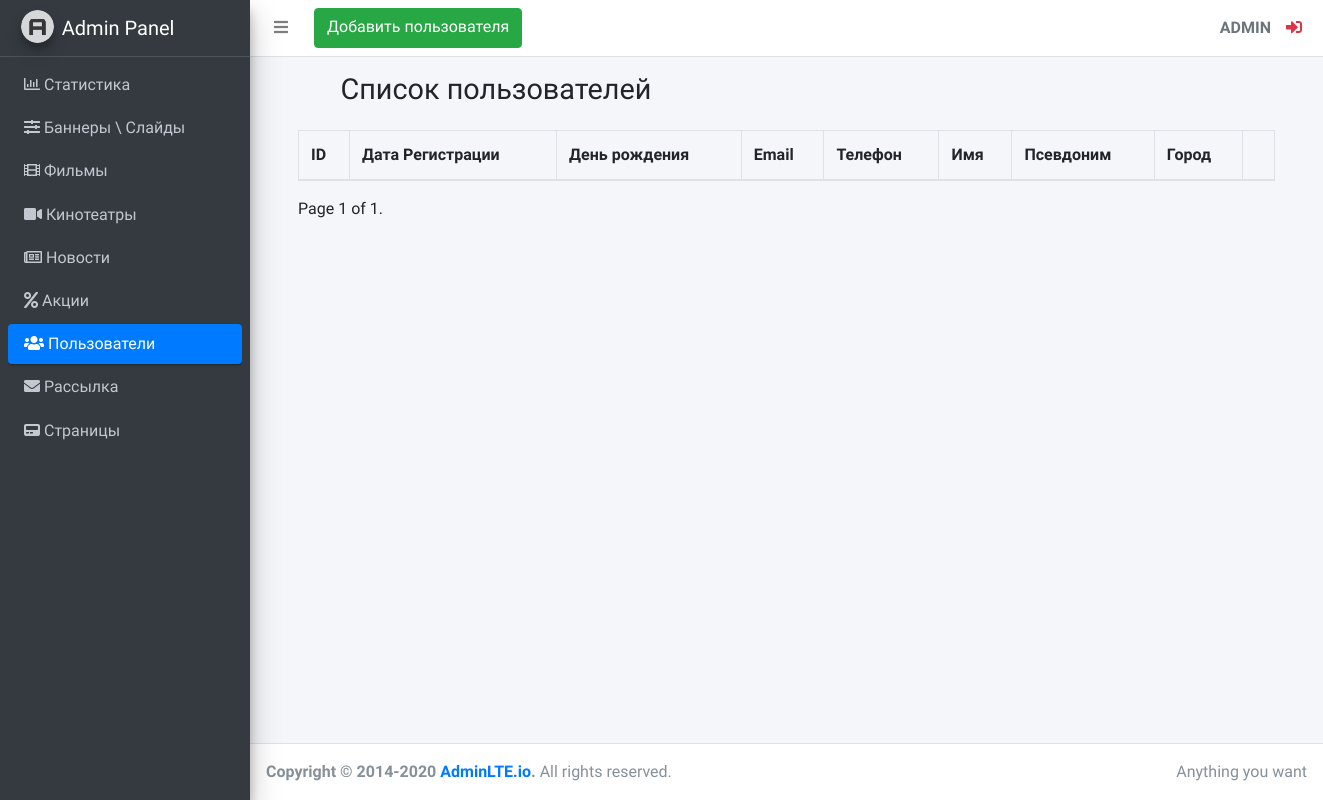
The page /adminLte/users/list (signed in) on the database as committed earlier.
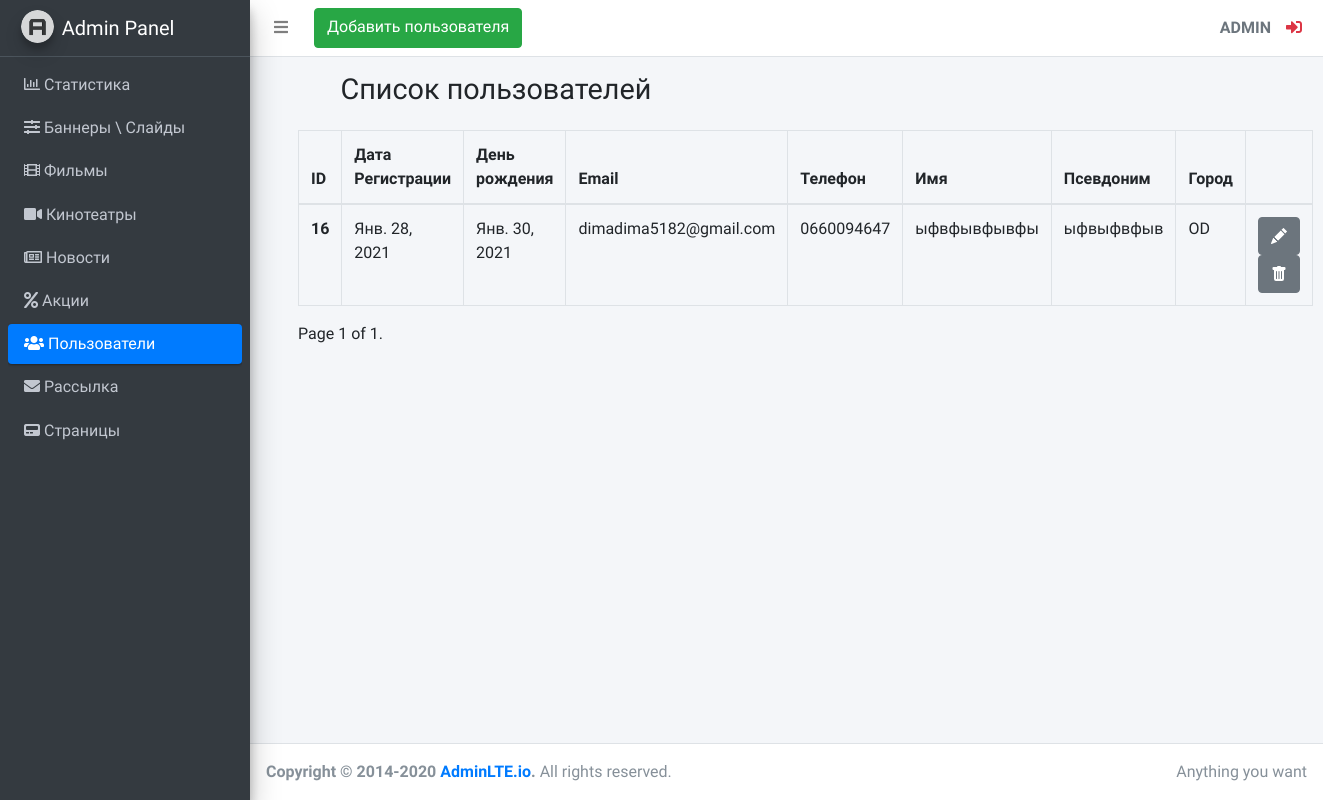
The same page on the database as committed later.
### KinoSite/apps/adminLte/models.py (models this page shows, shortened)
class User(models.Model):
    R = 1
    U = 2
    LANGUAGE = (
        ('R', 'Rus'),
        ('U', 'Ukr'),
    )
    M = 1
    F = 2
    GENDER = (
        ('M', 'Male'),
        ('F', 'Female'),
    )
    CITY = (
        ('OD', 'Одесса'),
        ('KY', 'Киев'),
        ('KHAR', 'Харьков'),
    )
    name = models.CharField(verbose_name='Имя', max_length=255)
    surname = models.CharField(verbose_name='Фамиоия', max_length=255)
    username = models.CharField(verbose_name='Юзернейм', max_length=255)
    email = models.EmailField(verbose_name='Емаил')
    phone = models.CharField(verbose_name='Номер телефона', max_length=60)
    address = models.TextField(verbose_name='Адрес', max_length=255)
    password = models.CharField(verbose_name='Пароль', max_length=255)
    password2 = models.CharField(verbose_name='Пароль 2', max_length=255)
    card_number = models.CharField(verbose_name='Номер карты', max_length=255)
    language = models.CharField(verbose_name='Язык', max_length=1, choices=LANGUAGE, default=R)
    gender = models.CharField(verbose_name='Пол', max_length=1, choices=GENDER, default=M)
    city = models.CharField(verbose_name='',choices=CITY, max_length=4) #пустой вербоус нейм, конфликт с crispy forms
    date_of_birth = models.DateField(verbose_name='Дата рождения', null=True)
    register_date = models.DateField(verbose_name='дата регистрации', auto_now_add=True, null=True)

### KinoSite/apps/adminLte/services.py (the view)
    def proxy(request, pk=None):
        u = request.user
        if u.is_authenticated:
            if u.is_superuser:
                if not have_pk:
                    return func(request)
                else:
                    return func(request, pk)
            else:
                return redirect('public_index')
        else:
            return redirect('admin_login')

### KinoSite/apps/adminLte/services.py (called while the page is built)
def content_page(request, posts_key, posts, limit: int, template: str):
    paginator = Paginator(posts, limit)
    page = request.GET.get('page')
    try:
        posts = paginator.page(page)
    except PageNotAnInteger:
        posts = paginator.page(1)
    except EmptyPage:
        posts = paginator.page(paginator.num_pages)
    return render(request, template, {posts_key: posts, 'page': page})

def admin_views_proxy(func, have_pk=False):
    def proxy(request, pk=None):
        u = request.user
        if u.is_authenticated:
            if u.is_superuser:
                if not have_pk:
                    return func(request)
                else:
                    return func(request, pk)
            else:
                return redirect('public_index')
        else:
            return redirect('admin_login')
    return proxy

    @staticmethod
    def model_list(model_sender):
        return model_sender.objects.all()

### KinoSite/apps/adminLte/views.py (called while the page is built)
def users_list(request):
    users = services.Get.model_list(models.User)
    return services.content_page(request=request,
                                 posts_key='users',
                                 posts=users,
                                 limit=6,
                                 template='adminLte/users/users_list.html',
                                 )

### KinoSite/templates/adminLte/users/users_list.html (shortened to what this page needs)
{% extends 'adminLte/base.html' %}
{% block users %}
    <li class="nav-item">
        <a href="{% url 'admin_users_list' %}" class="nav-link active">
              <i class="fas fa-users"></i>
              <p>
                  Пользователи
              </p>
        </a>
    </li>
{% endblock %}
{% block navbar_item %}
<a class="btn btn-success" href="{% url 'admin_user_form' %}">Добавить пользователя</a>
{% endblock %}
{% block content_title %}
    <h1 class="m-0">Список пользователей</h1>
{% endblock %}
{% block main_content %}
<table class="table table-bordered">
            <thead>
                <tr>
                    <th scope="col">ID</th>
                    <th scope="col">Дата Регистрации</th>
                    <th scope="col">День рождения</th>
                    <th scope="col">Email</th>
                    <th scope="col">Телефон</th>
                    <th scope="col">Имя</th>
                    <th scope="col">Псевдоним</th>
                    <th scope="col">Город</th>
                    <th scope="col"></th>
                </tr>
            </thead>
            <tbody>
                {% for el in users %}
                <tr>
                    <th scope="row">{{ el.id }}</th>
                    <td>{{ el.register_date }}</td>
                    <td>{{ el.date_of_birth }}</td>
                    <td>{{ el.email }}</td>
                    <td>{{ el.phone }}</td>
                    <td>{{ el.name }}</td>
                    <td>{{ el.username }}</td>
                    <td>{{ el.city }}</td>
                    <td style="width: 115px">
                        <a class="btn btn-secondary" href="{% url 'admin_user_edit' pk=el.pk %}" role="button">
                        </a>
                        <a class="btn btn-secondary" href="{% url 'admin_user_delete' pk=el.pk %}" role="button">
                        </a>
                    </td>
                </tr>
                {% endfor %}
            </tbody>
</table>
<div class="pagination_block">
{% include "adminLte/pagination.html" with page=users %}
</div>
{% endblock %}

### KinoSite/templates/adminLte/base.html (shortened to what this page needs)
{% load static %}
<!DOCTYPE html>
<html lang="en">
<head>
  <link rel="stylesheet" href="{% static 'plugins/fontawesome-free/css/all.min.css' %}">
  <link rel="stylesheet" href="{% static 'dist/css/adminlte.min.css' %}">
</head>
<body class="hold-transition sidebar-mini">
<div class="wrapper">
{% block body %}
  <nav class="main-header navbar navbar-expand navbar-white navbar-light">
    <ul class="navbar-nav">
      <li class="nav-item">
        <a class="nav-link" data-widget="pushmenu" href="#" role="button"><i class="fas fa-bars" style="margin-right: 10px"></i></a>
      </li>
      {% block navbar_item %}
      {% endblock %}
    </ul>
    <ul class="navbar-nav ml-auto">
      <div class="user-panel d-flex">
          <div class="info">
              <a class="d-block text-uppercase text-secondary"><strong>{{ user.username }}</strong></a>
          </div>
          <div class="info">
              <a href="{% url 'admin_logout' %}" class="fas fa fa-sign-in-alt mr-2 text-danger"></a>
          </div>
      </div>
    </ul>
  </nav>
  <aside class="main-sidebar sidebar-dark-primary elevation-4">
    <a href="{% url 'admin_index'%}" class="brand-link">
      <img src="{% static 'dist/img/AdminLTELogo.png' %}" alt="AdminLTE Logo" class="brand-image img-circle elevation-3" style="opacity: .8">
      <span class="brand-text font-weight-light">Admin Panel</span>
    </a>
    <div class="sidebar">
        <nav class="mt-2">
            <ul class="nav nav-pills nav-sidebar flex-column" data-widget="treeview" role="menu" data-accordion="false">
                {% block statistic %}
                <li class="nav-item">
                    <a href="{% url 'admin_index' %}" class="nav-link">
                        <i class="far fa-chart-bar"></i>
                        <p>
                            Статистика
                        </p>
                    </a>
                </li>
                {% endblock %}
                {% block banner %}
                <li class="nav-item">
                    <a href="{% url 'admin_banner_list' %}" class="nav-link">
                        <i class="fas fa-sliders-h"></i>
                        <p>
                            Баннеры \ Слайды
                        </p>
                    </a>
                </li>
                {% endblock %}
                {% block film %}
                <li class="nav-item">
                    <a href="{% url 'admin_film_list' %}" class="nav-link">
                        <i class="fas fa-film"></i>
                        <p>
                            Фильмы
                        </p>
                    </a>
                </li>
                {% endblock %}
                {% block cinema %}
                <li class="nav-item">
                    <a href="{% url 'admin_cinema_list' %}" class="nav-link">
                        <i class="fas fa-video"></i>
                        <p>
                            Кинотеатры
                        </p>
                    </a>
                </li>
                {% endblock %}
                {% block news %}
                <li class="nav-item">
                    <a href="{% url 'admin_news_list' %}" class="nav-link">
                        <i class="far fa-newspaper"></i>
                        <p>
                            Новости
                        </p>
                    </a>
                </li>
                {% endblock %}
                {% block promotion %}
                <li class="nav-item">
                    <a href="{% url 'admin_promotion_list' %}" class="nav-link">
                        <i class="fas fa-percent"></i>
                        <p>
                            Акции
                        </p>
                    </a>
                </li>
                {% endblock %}
                {% block users %}{% endblock %}
                {% block mailing %}
                <li class="nav-item">
                    <a href="{% url 'admin_mailing' %}" class="nav-link">
                        <i class="fas fa-envelope"></i>
                        <p>
                            Рассылка
                        </p>
                    </a>
                </li>
                {% endblock %}
                {% block page %}
                <li class="nav-item menu-close">
                    <a href="#" class="nav-link">
                        <i class="fas fa-pager"></i>
                        <p>
                            Страницы
                        </p>
                    </a>
                </li>
                {% endblock %}
            </ul>
        </nav>
    </div>
  </aside>
    <div class="content-wrapper" >
        <div class="content-header">
            <div class="container-fluid">
                <div class="row mb-2">
                    <div class="col-sm-6" style="margin-left: 75px; margin-right: 75px">
                        {% block content_title %}{% endblock %}
                    </div>
                </div>
            </div>
        </div>
        <div class="row" style="margin-left: 48px; margin-right: 48px">
            {% block main_content %}{% endblock %}
        </div>
    </div>
    <footer class="main-footer">
        <div class="float-right d-none d-sm-inline">
            Anything you want
        </div>
        <strong>Copyright &copy; 2014-2020 <a href="https://adminlte.io">AdminLTE.io</a>.</strong> All rights reserved.
    </footer>
</div>
{% endblock %}
</body>
</html>

### KinoSite/templates/adminLte/pagination.html (shortened to what this page needs)
<div class="pagination">
    <span class="step-links">
        <span class="current">
            Page {{ page.number }} of {{ page.paginator.num_pages }}.
        </span>
    </span>
</div>

Rows that differ between the two databases and show on the page:
added User: id "16", register_date "Янв. 28, 2021", date_of_birth "Янв. 30, 2021", email "dimadima5182@gmail.com", phone "0660094647", name "ыфвфывфывфы", username "ыфвыфвфыв", city "OD"
